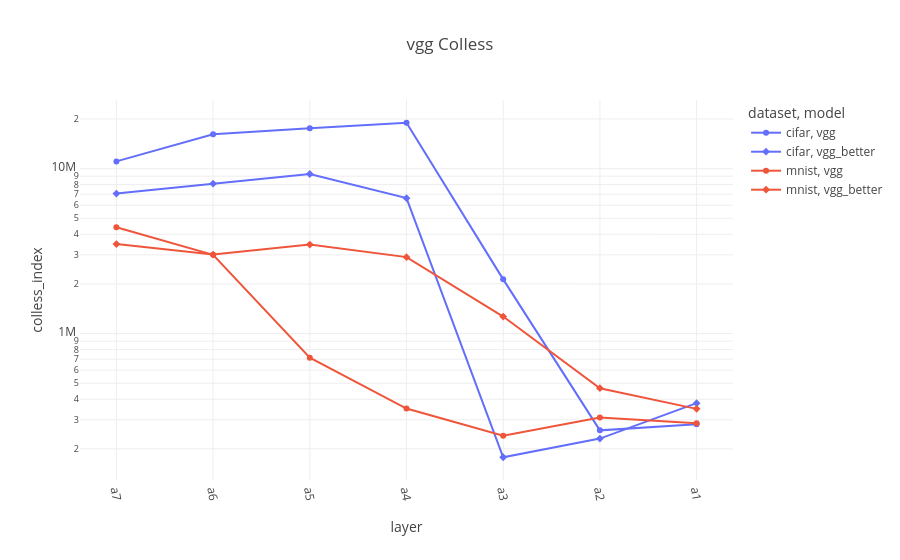

The notebook cell this image was saved under:
### Code cell
vgg = full_data[(full_data["model"].str.contains("vgg")) & (full_data["split"] == "trainUval")].copy()

vgg["layer_idx"] = vgg["layer"].apply(lambda x: layer_order['vgg'].index(x))
vgg.sort_values("layer_idx", inplace=True)

fig = px.line(vgg, x="layer", y="colless_index", color="dataset", symbol="model", color_discrete_sequence=px.colors.qualitative.Plotly, title="vgg Colless")
fig.update_xaxes(tickangle=80)
fig.update_yaxes(type="log")

### Figure 1 — Plotly figure (JSON) as saved in the notebook; plotly's stock layout.template omitted (floating-point values rounded to 4 significant figures)
{"data": [{"hovertemplate": "dataset=cifar<br>model=vgg<br>layer=%{x}<br>colless_index=%{y}<extra></extra>", "legendgroup": "cifar, vgg", "line": {"color": "#636EFA", "dash": "solid"}, "marker": {"symbol": "circle"}, "mode": "lines+markers", "name": "cifar, vgg", "orientation": "v", "showlegend": true, "type": "scatter", "x": ["a7", "a6", "a5", "a4", "a3", "a2", "a1"], "xaxis": "x", "y": [11070000.0, 16180000.0, 17560000.0, 18970000.0, 2131000.0, 258900.0, 281800.0], "yaxis": "y"}, {"hovertemplate": "dataset=cifar<br>model=vgg_better<br>layer=%{x}<br>colless_index=%{y}<extra></extra>", "legendgroup": "cifar, vgg_better", "line": {"color": "#636EFA", "dash": "solid"}, "marker": {"symbol": "diamond"}, "mode": "lines+markers", "name": "cifar, vgg_better", "orientation": "v", "showlegend": true, "type": "scatter", "x": ["a7", "a6", "a5", "a4", "a3", "a2", "a1"], "xaxis": "x", "y": [7059000.0, 8109000.0, 9279000.0, 6623000.0, 177900.0, 230900.0, 378600.0], "yaxis": "y"}, {"hovertemplate": "dataset=mnist<br>model=vgg<br>layer=%{x}<br>colless_index=%{y}<extra></extra>", "legendgroup": "mnist, vgg", "line": {"color": "#EF553B", "dash": "solid"}, "marker": {"symbol": "circle"}, "mode": "lines+markers", "name": "mnist, vgg", "orientation": "v", "showlegend": true, "type": "scatter", "x": ["a7", "a6", "a5", "a4", "a3", "a2", "a1"], "xaxis": "x", "y": [4415000.0, 3004000.0, 714200.0, 351200.0, 240000.0, 309800.0, 286400.0], "yaxis": "y"}, {"hovertemplate": "dataset=mnist<br>model=vgg_better<br>layer=%{x}<br>colless_index=%{y}<extra></extra>", "legendgroup": "mnist, vgg_better", "line": {"color": "#EF553B", "dash": "solid"}, "marker": {"symbol": "diamond"}, "mode": "lines+markers", "name": "mnist, vgg_better", "orientation": "v", "showlegend": true, "type": "scatter", "x": ["a7", "a6", "a5", "a4", "a3", "a2", "a1"], "xaxis": "x", "y": [3489000.0, 3012000.0, 3463000.0, 2907000.0, 1269000.0, 466400.0, 349600.0], "yaxis": "y"}], "layout": {"legend": {"title": {"text": "dataset, model"}, "tracegroupgap": 0}, "title": {"text": "vgg Colless"}, "xaxis": {"anchor": "y", "domain": [0, 1], "tickangle": 80, "title": {"text": "layer"}}, "yaxis": {"anchor": "x", "domain": [0, 1], "title": {"text": "colless_index"}, "type": "log"}}}
